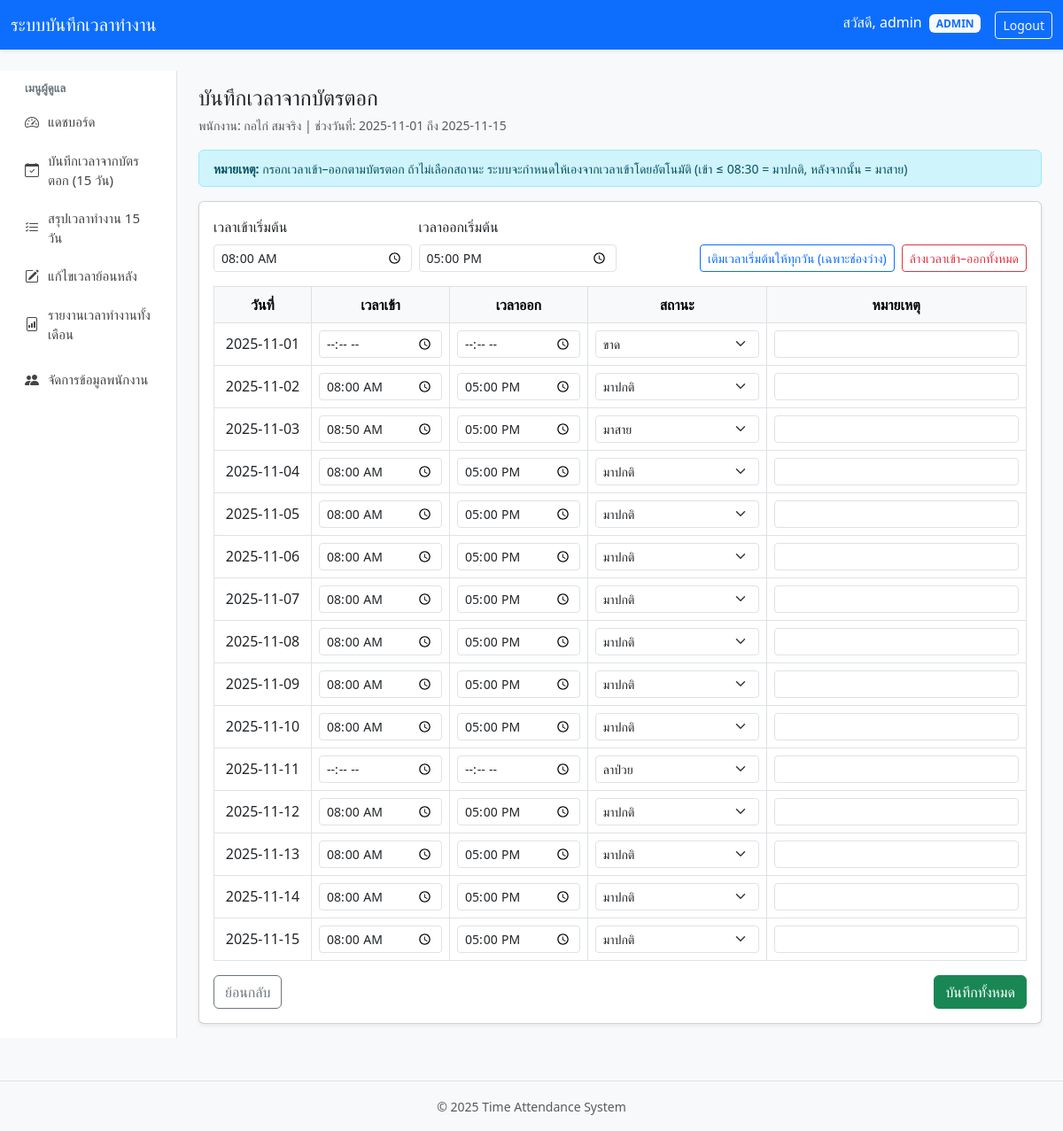
The app's page /admin/time/admin_time_batch_form.php?employee_id=1 (signed in) with its own data.
### tables this page shows
CREATE TABLE `employee` (
  `id_employee` int(11) NOT NULL,
  `firstname` varchar(100) NOT NULL,
  `lastname` varchar(100) NOT NULL,
  `department_id` int(11) NOT NULL,
  `position` varchar(100) DEFAULT NULL,
  `start_date` date DEFAULT NULL,
  `status` varchar(20) DEFAULT 'active',
  `gender` enum('male','female','other') DEFAULT NULL,
  `prefix` varchar(50) DEFAULT NULL
);

CREATE TABLE `time_record` (
  `id_time_record` int(11) NOT NULL,
  `employee_id` int(11) NOT NULL,
  `work_date` date NOT NULL,
  `status` varchar(20) DEFAULT NULL,
  `source` varchar(50) DEFAULT NULL,
  `created_by` int(11) DEFAULT NULL,
  `updated_by` int(11) DEFAULT NULL,
  `check_in_time` time DEFAULT NULL,
  `check_out_time` time DEFAULT NULL,
  `remark` text DEFAULT NULL
);

### admin/time/admin_time_batch_form.php (the view, shortened to what this page needs)
<?php
require_once '../../config/database.php';
$month   = $_GET['month']   ?? date('Y-m');
$period  = (int)($_GET['period'] ?? 1);
$empId   = (int)($_GET['employee_id'] ?? 0);
$year = substr($month, 0, 4);
$mon  = substr($month, 5, 2);
if ($period === 1) {
    $startDate = "$year-$mon-01";
    $endDate   = "$year-$mon-15";
} else {
    $startDate = "$year-$mon-16";
    $endDate   = date('Y-m-t', strtotime($startDate));
}
$stmtEmp = $pdo->prepare("SELECT * FROM employee WHERE id_employee = :id");
$stmtEmp->execute(['id' => $empId]);
$employee = $stmtEmp->fetch(PDO::FETCH_ASSOC);
$stmtTR = $pdo->prepare("
    SELECT * FROM time_record
    WHERE employee_id = :emp AND work_date BETWEEN :s AND :e
");
$stmtTR->execute([
    'emp' => $empId,
    's'   => $startDate,
    'e'   => $endDate,
]);
$records = [];
while ($row = $stmtTR->fetch(PDO::FETCH_ASSOC)) {
    $records[$row['work_date']] = $row;
}
$dates = [];
$cur = strtotime($startDate);
$end = strtotime($endDate);
while ($cur <= $end) {
    $dates[] = date('Y-m-d', $cur);
    $cur = strtotime('+1 day', $cur);
}
include '../../partials/header.php';
?>
<div class="container-fluid">
    <div class="row">
        <?php include '../../partials/sidebar.php'; ?>
        <main class="col-md-9 ms-sm-auto col-lg-10 px-4 py-3">
            <div class="d-flex justify-content-between align-items-center mb-3">
                <div>
                    <h1 class="h4 mb-1">บันทึกเวลาจากบัตรตอก</h1>
                    <small class="text-muted">
                        พนักงาน:
                        <?php echo htmlspecialchars($employee['firstname'].' '.$employee['lastname']); ?>
                        | ช่วงวันที่:
                        <?php echo htmlspecialchars("$startDate ถึง $endDate"); ?>
                    </small>
                </div>
            </div>
            <div class="alert alert-info py-2 mb-3">
                <small>
                    <strong>หมายเหตุ:</strong>
                    กรอกเวลาเข้า–ออกตามบัตรตอก ถ้าไม่เลือกสถานะ
                    ระบบจะกำหนดให้เองจากเวลาเข้าโดยอัตโนมัติ
                    (เข้า &le; 08:30 = มาปกติ, หลังจากนั้น = มาสาย)
                </small>
            </div>
            <div class="card shadow-sm">
                <div class="card-body">
                    <div class="row g-2 align-items-end mb-3">
                        <div class="col-md-3">
                            <label class="form-label">เวลาเข้าเริ่มต้น</label>
                            <input
                                type="time"
                                id="default_check_in"
                                class="form-control form-control-sm"
                                value="08:00">
                        </div>
                        <div class="col-md-3">
                            <label class="form-label">เวลาออกเริ่มต้น</label>
                            <input
                                type="time"
                                id="default_check_out"
                                class="form-control form-control-sm"
                                value="17:00">
                        </div>
                        <div class="col-md-6 d-flex gap-2">
                            <button type="button"
                                    id="btnFillAll"
                                    class="btn btn-outline-primary btn-sm ms-auto">
                                เติมเวลาเริ่มต้นให้ทุกวัน (เฉพาะช่องว่าง)
                            </button>
                            <button type="button"
                                    id="btnClearAll"
                                    class="btn btn-outline-danger btn-sm">
                                ล้างเวลาเข้า–ออกทั้งหมด
                            </button>
                        </div>
                    </div>
                    <form action="admin_time_batch_save.php" method="post">
                        <div class="table-responsive">
                            <table class="table table-bordered align-middle mb-3">
                                <thead class="table-light">
                                <tr class="text-center">
                                    <th style="width: 12%;">วันที่</th>
                                    <th style="width: 17%;">เวลาเข้า</th>
                                    <th style="width: 17%;">เวลาออก</th>
                                    <th style="width: 22%;">สถานะ</th>
                                    <th>หมายเหตุ</th>
                                </tr>
                                </thead>
                                <tbody>
                                <?php foreach ($dates as $d):
                                    $rec    = $records[$d] ?? null;
                                    $status = $rec['status'] ?? '';
                                ?>
                                    <tr>
                                        <td class="text-center">
                                            <?php echo htmlspecialchars($d); ?>
                                        </td>
                                        <td>
                                            <input
                                                type="time"
                                                name="records[<?php echo $d; ?>][check_in]"
                                                class="form-control form-control-sm time-input-in"
                                                value="<?php echo htmlspecialchars($rec['check_in_time'] ?? ''); ?>">
                                        </td>
                                        <td>
                                            <input
                                                type="time"
                                                name="records[<?php echo $d; ?>][check_out]"
                                                class="form-control form-control-sm time-input-out"
                                                value="<?php echo htmlspecialchars($rec['check_out_time'] ?? ''); ?>">
                                        </td>
                                        <td>
                                            <select name="records[<?php echo $d; ?>][status]"
                                                    class="form-select form-select-sm">
                                                <option value="present"        <?php echo $status=='present'?'selected':''; ?>>มาปกติ</option>
                                                <option value="late"           <?php echo $status=='late'?'selected':''; ?>>มาสาย</option>
                                                <option value="absent"         <?php echo $status=='absent'?'selected':''; ?>>ขาด</option>
                                                <option value="sick_leave"     <?php echo $status=='sick_leave'?'selected':''; ?>>ลาป่วย</option>
                                            </select>
                                        </td>
                                        <td>
                                            <input type="text"
                                                   class="form-control form-control-sm"
                                                   name="records[<?php echo $d; ?>][remark]"
                                                   value="<?php echo htmlspecialchars($rec['remark'] ?? ''); ?>">
                                        </td>
                                    </tr>
                                <?php endforeach; ?>
                                </tbody>
                            </table>
                        </div>
                        <div class="d-flex justify-content-between">
                            <a href="admin_time_batch_select.php" class="btn btn-outline-secondary">
                                ย้อนกลับ
                            </a>
                            <button type="submit" class="btn btn-success">
                                บันทึกทั้งหมด
                            </button>
                        </div>
                    </form>
                </div>
            </div>
        </main>
    </div>
</div>
<?php include '../../partials/footer.php'; ?>

### partials/header.php (style rules this page uses)
body { background: #f5f7fa; }

### records on screen
employee: firstname+lastname "กอไก่ สมจริง"
time_record: status "ขาด"
time_record: check_in_time "08:00:00", check_out_time "17:00:00", status "มาปกติ"
time_record: check_in_time "08:50:00", check_out_time "17:00:00", status "มาสาย"
time_record: check_in_time "08:00:00", check_out_time "17:00:00", status "มาปกติ"
time_record: check_in_time "08:00:00", check_out_time "17:00:00", status "มาปกติ"
time_record: check_in_time "08:00:00", check_out_time "17:00:00", status "มาปกติ"
time_record: check_in_time "08:00:00", check_out_time "17:00:00", status "มาปกติ"
time_record: check_in_time "08:00:00", check_out_time "17:00:00", status "มาปกติ"
time_record: check_in_time "08:00:00", check_out_time "17:00:00", status "มาปกติ"
time_record: check_in_time "08:00:00", check_out_time "17:00:00", status "มาปกติ"
time_record: status "ลาป่วย"
time_record: check_in_time "08:00:00", check_out_time "17:00:00", status "มาปกติ"
time_record: check_in_time "08:00:00", check_out_time "17:00:00", status "มาปกติ"
time_record: check_in_time "08:00:00", check_out_time "17:00:00", status "มาปกติ"
time_record: check_in_time "08:00:00", check_out_time "17:00:00", status "มาปกติ"

### other values on screen
$currentUser['username'] "admin"
$currentUser['role'] "ADMIN"
$d "2025-11-01"
$d "2025-11-02"
$d "2025-11-03"
$d "2025-11-04"
$d "2025-11-05"
$d "2025-11-06"
$d "2025-11-07"
$d "2025-11-08"
$d "2025-11-09"
$d "2025-11-10"
$d "2025-11-11"
$d "2025-11-12"
$d "2025-11-13"
